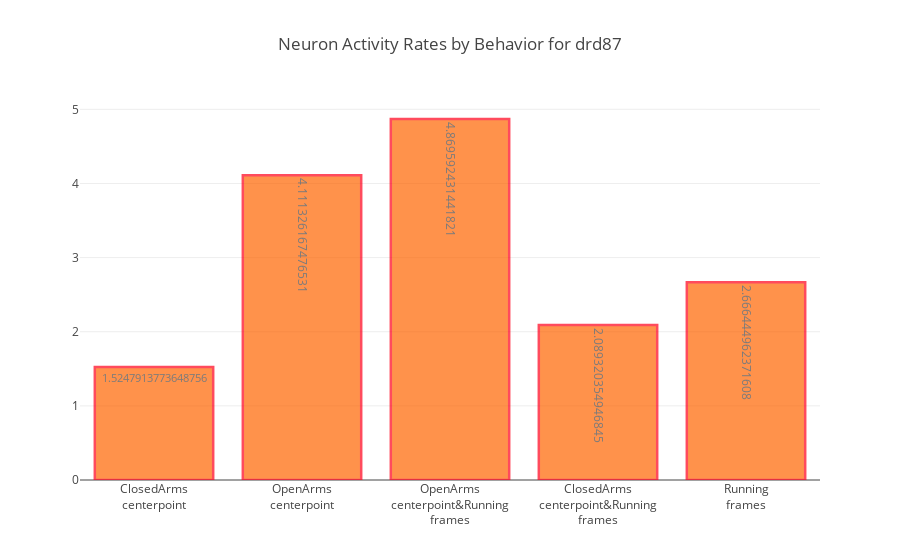
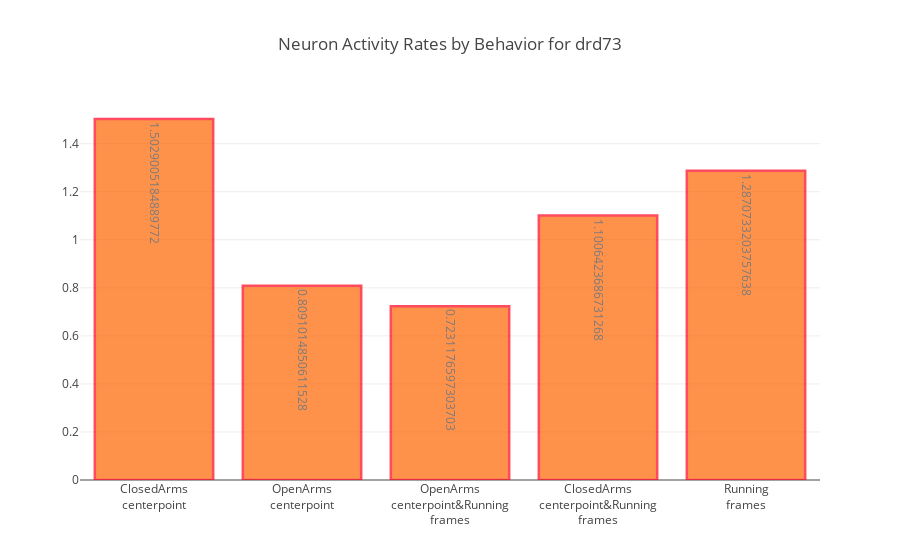
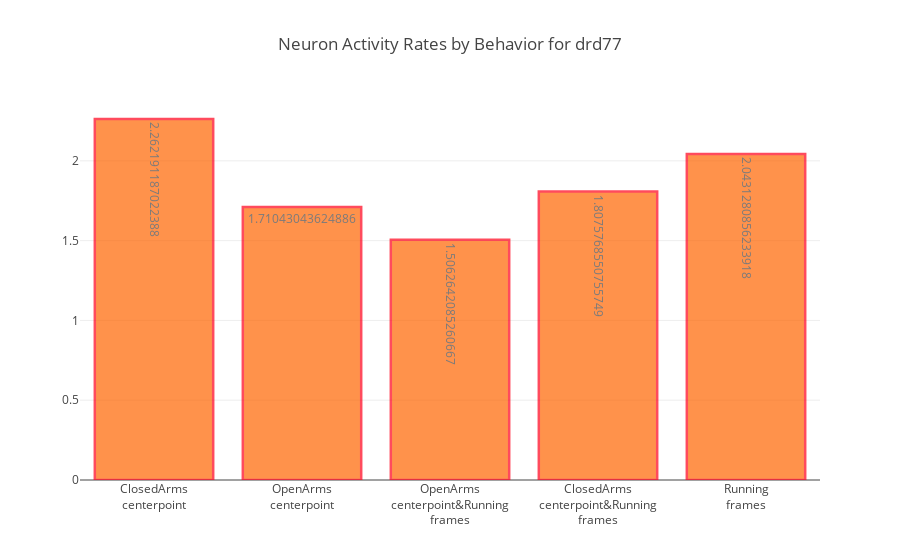
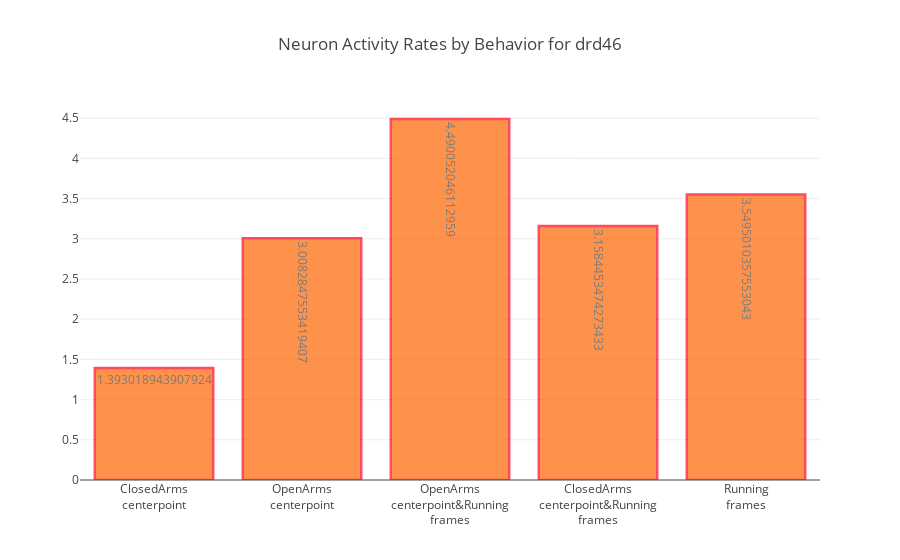

These figures' notebook cell, in order:
### Code cell
for animal in neuron_activity_rates:
    plot_title = "Neuron Activity Rates by Behavior for " + animal
    plot_activity_rates(neuron_activity_rates[animal], plot_title)

### Figure 1 — Plotly figure (JSON) as saved in the notebook; plotly's stock layout.template omitted (floating-point values rounded to 4 significant figures)
{"data": [{"marker": {"color": "rgb(255,100,0)", "line": {"color": "rgb(255,0,25)", "width": 2.5}}, "opacity": 0.7, "text": [1.525, 4.111, 4.87, 2.089, 2.666], "type": "bar", "uid": "2d0d31", "x": ["ClosedArms<br>centerpoint", "OpenArms<br>centerpoint", "OpenArms<br>centerpoint&Running<br>frames", "ClosedArms<br>centerpoint&Running<br>frames", "Running<br>frames"], "y": [1.525, 4.111, 4.87, 2.089, 2.666]}], "layout": {"autosize": true, "title": "Neuron Activity Rates by Behavior for drd87", "xaxis": {"autorange": true, "range": [-0.5, 4.5], "type": "category"}, "yaxis": {"autorange": true, "range": [0, 5.126], "type": "linear"}}}

### Figure 2 — Plotly figure (JSON) as saved in the notebook; plotly's stock layout.template omitted (floating-point values rounded to 4 significant figures)
{"data": [{"marker": {"color": "rgb(255,100,0)", "line": {"color": "rgb(255,0,25)", "width": 2.5}}, "opacity": 0.7, "text": [1.503, 0.8091, 0.7231, 1.101, 1.287], "type": "bar", "uid": "6160ae", "x": ["ClosedArms<br>centerpoint", "OpenArms<br>centerpoint", "OpenArms<br>centerpoint&Running<br>frames", "ClosedArms<br>centerpoint&Running<br>frames", "Running<br>frames"], "y": [1.503, 0.8091, 0.7231, 1.101, 1.287]}], "layout": {"autosize": true, "title": "Neuron Activity Rates by Behavior for drd73", "xaxis": {"autorange": true, "range": [-0.5, 4.5], "type": "category"}, "yaxis": {"autorange": true, "range": [0, 1.582], "type": "linear"}}}

### Figure 3 — Plotly figure (JSON) as saved in the notebook; plotly's stock layout.template omitted (floating-point values rounded to 4 significant figures)
{"data": [{"marker": {"color": "rgb(255,100,0)", "line": {"color": "rgb(255,0,25)", "width": 2.5}}, "opacity": 0.7, "text": [2.262, 1.71, 1.506, 1.808, 2.043], "type": "bar", "uid": "14b780", "x": ["ClosedArms<br>centerpoint", "OpenArms<br>centerpoint", "OpenArms<br>centerpoint&Running<br>frames", "ClosedArms<br>centerpoint&Running<br>frames", "Running<br>frames"], "y": [2.262, 1.71, 1.506, 1.808, 2.043]}], "layout": {"autosize": true, "title": "Neuron Activity Rates by Behavior for drd77", "xaxis": {"autorange": true, "range": [-0.5, 4.5], "type": "category"}, "yaxis": {"autorange": true, "range": [0, 2.381], "type": "linear"}}}

### Figure 4 — Plotly figure (JSON) as saved in the notebook; plotly's stock layout.template omitted (floating-point values rounded to 4 significant figures)
{"data": [{"marker": {"color": "rgb(255,100,0)", "line": {"color": "rgb(255,0,25)", "width": 2.5}}, "opacity": 0.7, "text": [1.393, 3.008, 4.49, 3.158, 3.55], "type": "bar", "uid": "a51f46", "x": ["ClosedArms<br>centerpoint", "OpenArms<br>centerpoint", "OpenArms<br>centerpoint&Running<br>frames", "ClosedArms<br>centerpoint&Running<br>frames", "Running<br>frames"], "y": [1.393, 3.008, 4.49, 3.158, 3.55]}], "layout": {"autosize": true, "title": "Neuron Activity Rates by Behavior for drd46", "xaxis": {"autorange": true, "range": [-0.5, 4.5], "type": "category"}, "yaxis": {"autorange": true, "range": [0, 4.726], "type": "linear"}}}
